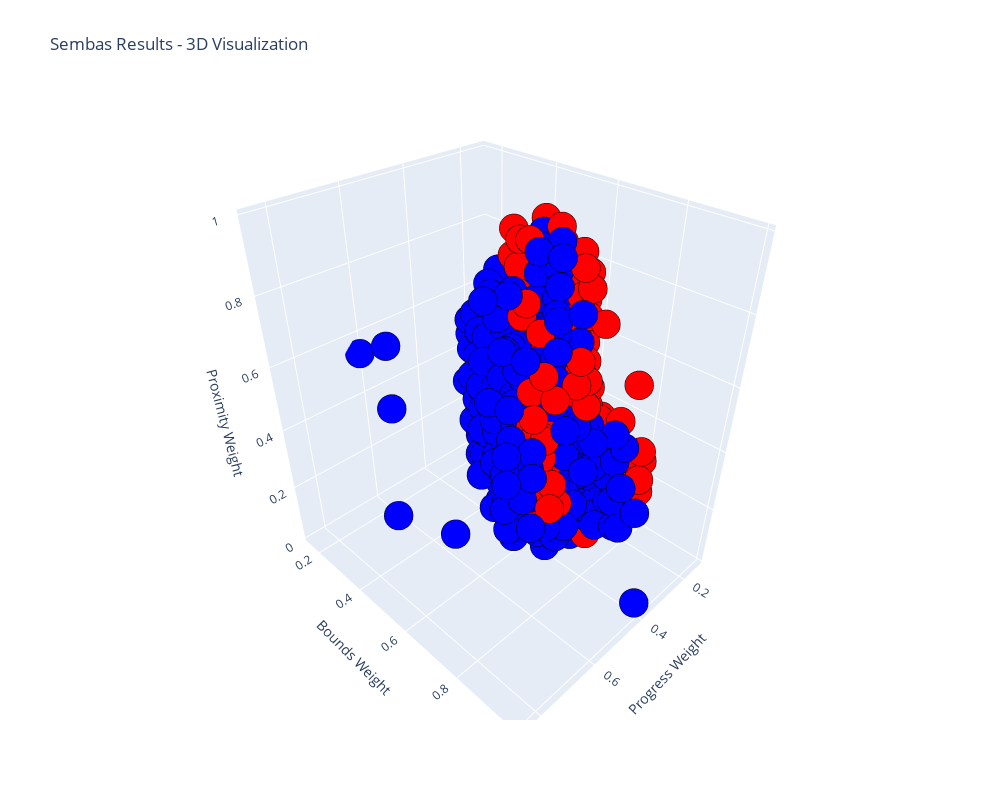
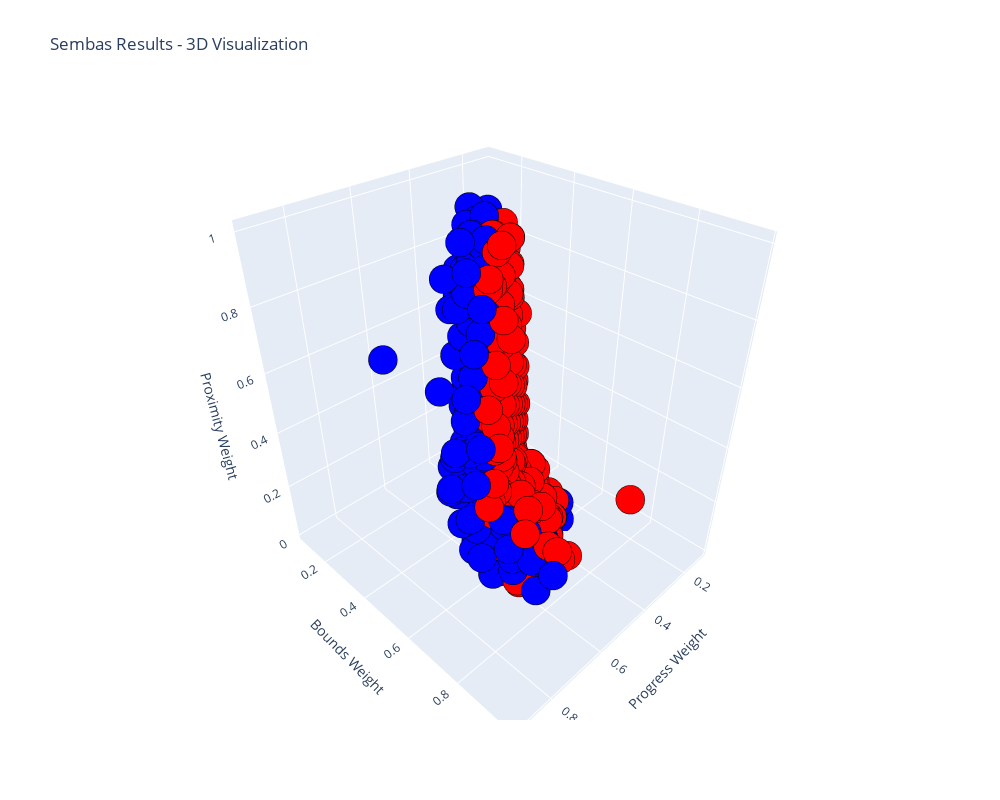
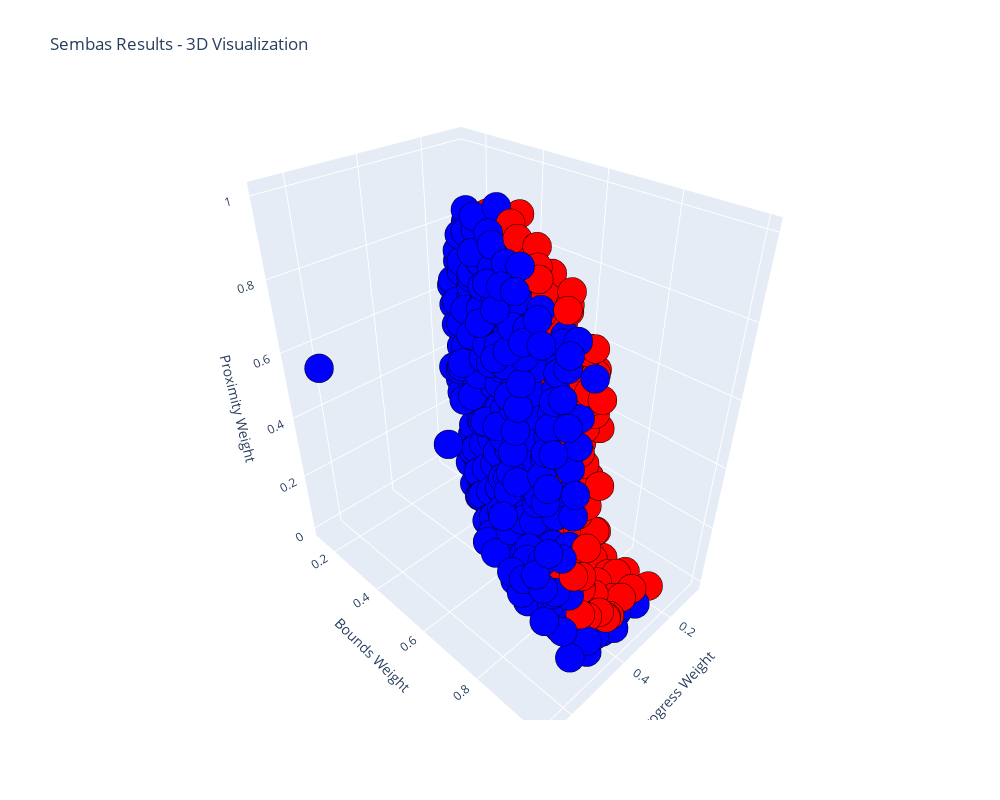
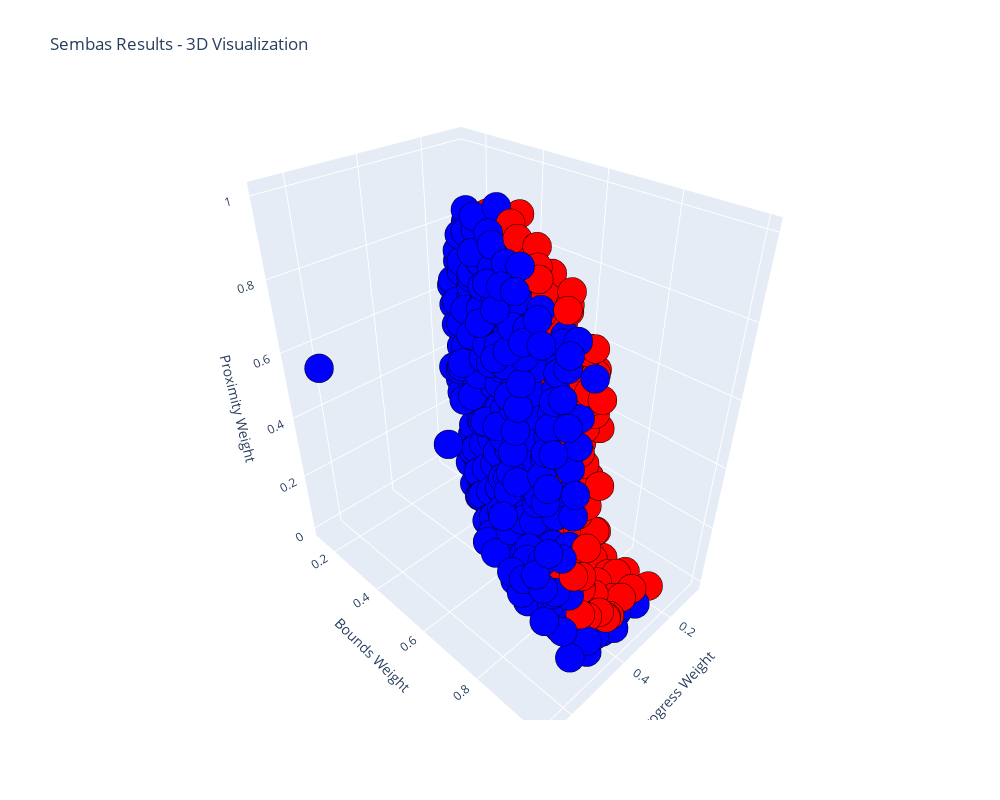

Write notebook code for charts like these, in order.
### Code cell
file = 'param_tuning.json' 

for i in range(5):
    plot_sembas_results(file, i)  # 3D plot


# 2D plots - choose any two dimensions:y
# plot_sembas_2d(file, dim1=0, dim2=1)  # Progress vs Bounds
# plot_sembas_2d(file, dim1=0, dim2=2)  # Progress vs Proximity
# plot_sembas_2d(file, dim1=1, dim2=2)  # Bounds vs Proximity

### Figure 1 — Plotly figure (JSON) as saved in the notebook; plotly's stock layout.template omitted (floating-point values rounded to 4 significant figures; data arrays with more than 128 entries replaced by an {"elided": "..."} marker saying what was removed)
{"data": [{"hoverinfo": "text", "marker": {"color": {"elided": "833 int values"}, "colorscale": [[0, "red"], [1, "blue"]], "line": {"color": "black", "width": 2}, "opacity": 1, "size": 10}, "mode": "markers", "text": {"elided": "833 str values"}, "type": "scatter3d", "x": {"elided": "833 float values"}, "y": {"elided": "833 float values"}, "z": {"elided": "833 float values"}}], "layout": {"height": 800, "scene": {"xaxis": {"title": {"text": "Progress Weight"}}, "yaxis": {"title": {"text": "Bounds Weight"}}, "zaxis": {"title": {"text": "Proximity Weight"}}}, "title": {"text": "Sembas Results - 3D Visualization"}, "width": 1000}}

### Figure 2 — Plotly figure (JSON) as saved in the notebook; plotly's stock layout.template omitted (floating-point values rounded to 4 significant figures; data arrays with more than 128 entries replaced by an {"elided": "..."} marker saying what was removed)
{"data": [{"hoverinfo": "text", "marker": {"color": {"elided": "794 int values"}, "colorscale": [[0, "red"], [1, "blue"]], "line": {"color": "black", "width": 2}, "opacity": 1, "size": 10}, "mode": "markers", "text": {"elided": "794 str values"}, "type": "scatter3d", "x": {"elided": "794 float values"}, "y": {"elided": "794 float values"}, "z": {"elided": "794 float values"}}], "layout": {"height": 800, "scene": {"xaxis": {"title": {"text": "Progress Weight"}}, "yaxis": {"title": {"text": "Bounds Weight"}}, "zaxis": {"title": {"text": "Proximity Weight"}}}, "title": {"text": "Sembas Results - 3D Visualization"}, "width": 1000}}

### Figure 3 — Plotly figure (JSON) as saved in the notebook; plotly's stock layout.template omitted (floating-point values rounded to 4 significant figures; data arrays with more than 128 entries replaced by an {"elided": "..."} marker saying what was removed)
{"data": [{"hoverinfo": "text", "marker": {"color": {"elided": "783 int values"}, "colorscale": [[0, "red"], [1, "blue"]], "line": {"color": "black", "width": 2}, "opacity": 1, "size": 10}, "mode": "markers", "text": {"elided": "783 str values"}, "type": "scatter3d", "x": {"elided": "783 float values"}, "y": {"elided": "783 float values"}, "z": {"elided": "783 float values"}}], "layout": {"height": 800, "scene": {"xaxis": {"title": {"text": "Progress Weight"}}, "yaxis": {"title": {"text": "Bounds Weight"}}, "zaxis": {"title": {"text": "Proximity Weight"}}}, "title": {"text": "Sembas Results - 3D Visualization"}, "width": 1000}}

### Figure 4 — Plotly figure (JSON) as saved in the notebook; plotly's stock layout.template omitted (floating-point values rounded to 4 significant figures; data arrays with more than 128 entries replaced by an {"elided": "..."} marker saying what was removed)
{"data": [{"hoverinfo": "text", "marker": {"color": {"elided": "783 int values"}, "colorscale": [[0, "red"], [1, "blue"]], "line": {"color": "black", "width": 2}, "opacity": 1, "size": 10}, "mode": "markers", "text": {"elided": "783 str values"}, "type": "scatter3d", "x": {"elided": "783 float values"}, "y": {"elided": "783 float values"}, "z": {"elided": "783 float values"}}], "layout": {"height": 800, "scene": {"xaxis": {"title": {"text": "Progress Weight"}}, "yaxis": {"title": {"text": "Bounds Weight"}}, "zaxis": {"title": {"text": "Proximity Weight"}}}, "title": {"text": "Sembas Results - 3D Visualization"}, "width": 1000}}
